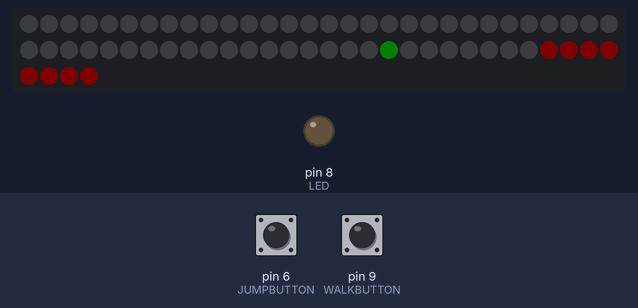
Recording of a sketch running on a simulated Arduino Uno, built with avr-gcc and run on an emulated ATmega328P. Shown: 64 RGB LEDs in strip order, left to right, continuing on the next row, output pins drawn as LEDs (lit = HIGH). Inputs (shaded band) come from the test bench; at power-on: pin 9 (WALKBUTTON) HIGH, pin 6 (JUMPBUTTON) HIGH. Dim RGB values are drawn brighter than linear; the strip is taken to match the declared colour order.

Above: at 1.2 s.
1.3 s: pin 9 (WALKBUTTON) pulled LOW for 3.2 s
At 3.2 s:
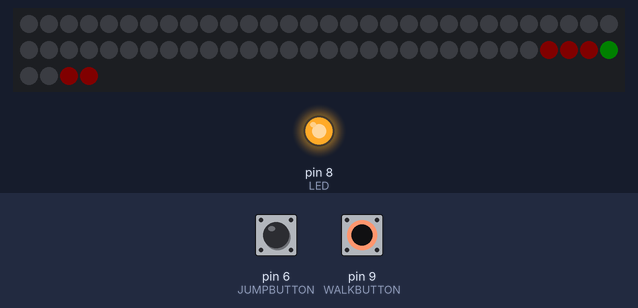
Timing chart, 0 to 4.7 s (numbered marks = the images above; inputs shaded):
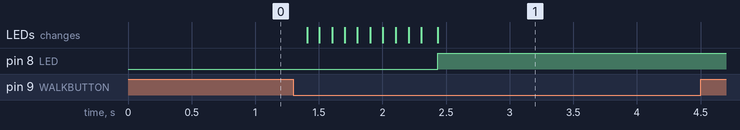

Measured:
- after the input at 1.3 s, pin 8 (LED): LOW → HIGH after 1.1 s; the LEDs: first change after 0.11 s (image 1 shows a later state)

The sketch:

Jump64.ino
```cpp
#include <Adafruit_NeoPixel.h>

#define PIXPIN 7
#define NUMLEDS 64
#define JUMPBUTTON 6
#define WALKBUTTON 9
#define LED 8

const int helligkeit = 5;
Adafruit_NeoPixel matrix(NUMLEDS, PIXPIN, NEO_RGB + NEO_KHZ800);

unsigned long millis_alt[2] = { 0, 0 };
float playerX = 0.f;
float playerY = 6.f;

float velocityY = 0.f;
float gravity = 0.082f;
float jumpStrength = -0.90f;
float ground = 7.f;
bool isJumping = false;
bool farbwahl = false;


float playerSpeed = 0.01f;

float startX = 7.f;

bool gameOver = false;

void setup() {
  matrix.begin();
  matrix.setBrightness(helligkeit);
  matrix.clear();

  pinMode(JUMPBUTTON, INPUT_PULLUP);
  pinMode(WALKBUTTON, INPUT_PULLUP);
  pinMode(LED, OUTPUT);
  digitalWrite(LED, LOW);
  randomSeed(analogRead(A0));
}

int begrenzung;
int levelcnt =0;

void loop() {
  if (!gameOver) {
    matrix.clear();
    unsigned long millis_current = millis();
    unsigned long dt = millis_current - millis_alt[0];
    millis_alt[0] = millis_current;
    if (levelcnt == 0) {
      boden(0, 8);
    }
    if (levelcnt == 1) {
      boden(0, 3);
      boden(6, 8);

      if (playerX > 3 && playerX < 6 && playerY > 7) {
        gameOver = true;
      } else {
        digitalWrite(LED, LOW);
      }
    }

    if (levelcnt == 2) {
      boden(0, 8);
      float speed = -0.009f;
      for (int y = 6; y > 4; y--) {
        matrix.setPixelColor(getIndex(startX, y), 0, 0, 255);
      }
      startX += dt * speed;
      if ((int)playerX == (int)startX && playerY > 4) {
        gameOver = true;
      }
    }

    jump();

    matrix.setPixelColor(getIndex(playerX, constrain(playerY, 0, 7)), 0, 255, 0);
    if (!digitalRead(WALKBUTTON)) playerX += dt * playerSpeed;
    if (playerX > 8) {
      playerX = 0;
      levelcnt++;
    }

    /*
    if (!farbwahl) {
      begrenzung = random(1, 6);
      do {
        g = random(0, 256);
        r = random(0, 256);
        b = random(0, 256);
      } while (g + r + b < 255);
      farbwahl = true;
    }
    for (int y = 6; y > begrenzung; y--) {
      matrix.setPixelColor(getIndex(startX, y), g, r, b);
    }

    startX += dt * speed;
    if (startX <= 0 && playerY > begrenzung) {
      gameOver = true;
      digitalWrite(LED, HIGH);
    }
    if (startX < 0) {
      startX = 6;
      farbwahl = false;
      //speed -= 0.0005;
    }*/
  } else {
    digitalWrite(LED, HIGH);
  }

  matrix.show();
}

uint8_t getIndex(int x, int y) {
  return (y << 3) | x;
}

void boden(int start, int ende) {
  for (int x = start; x < ende; x++) {
    matrix.setPixelColor(getIndex(x, ground), 255, 0, 0);
  }
}

void jump() {
  if (!digitalRead(JUMPBUTTON) && !isJumping) {
    velocityY = jumpStrength;
    isJumping = true;
  }

  if (millis() - millis_alt[1] > 30) {
    if (!digitalRead(JUMPBUTTON)) velocityY += gravity;
    else velocityY += 0.2;
    playerY += velocityY;
    millis_alt[1] = millis();
  }

  bool ueberAbgrund = (levelcnt == 1 && playerX > 3 && playerX < 6);

  if (playerY >= ground && !ueberAbgrund) {
    playerY = 6;
    velocityY = 0.f;
    isJumping = false;
  }
}
```
